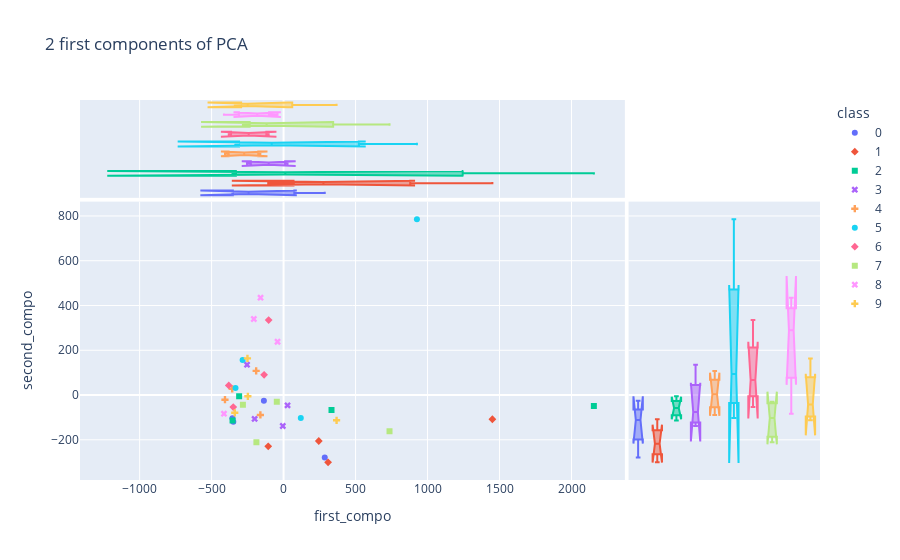

Here is the notebook cell this chart was saved with:
### Code cell
df = pd.DataFrame({
'class':y.astype(str), 'first_compo':proj[:,0].T, 'second_compo':proj[:,1].T, 'third_compo':proj[:,2].T
})

fig = px.scatter(df, x='first_compo', y='second_compo',color="class", symbol='class',
                 marginal_x="box", marginal_y="box",
                    title="2 first components of PCA")
fig.show()

### Figure 1 — Plotly figure (JSON) as saved in the notebook; plotly's stock layout.template omitted (floating-point values rounded to 4 significant figures)
{"data": [{"hovertemplate": "class=0<br>first_compo=%{x}<br>second_compo=%{y}<extra></extra>", "legendgroup": "0", "marker": {"color": "#636efa", "symbol": "circle"}, "mode": "markers", "name": "0", "orientation": "v", "showlegend": true, "type": "scatter", "x": [285.9, -349.4, -355.3, -136.8], "xaxis": "x", "y": [-278.7, -119.1, -103.8, -25.08], "yaxis": "y"}, {"alignmentgroup": "True", "hovertemplate": "class=0<br>first_compo=%{x}<extra></extra>", "legendgroup": "0", "marker": {"color": "#636efa", "symbol": "circle"}, "name": "0", "notched": true, "offsetgroup": "0", "showlegend": false, "type": "box", "x": [285.9, -349.4, -355.3, -136.8], "xaxis": "x3", "yaxis": "y3"}, {"alignmentgroup": "True", "hovertemplate": "class=0<br>second_compo=%{y}<extra></extra>", "legendgroup": "0", "marker": {"color": "#636efa", "symbol": "circle"}, "name": "0", "notched": true, "offsetgroup": "0", "showlegend": false, "type": "box", "xaxis": "x2", "y": [-278.7, -119.1, -103.8, -25.08], "yaxis": "y2"}, {"hovertemplate": "class=1<br>first_compo=%{x}<br>second_compo=%{y}<extra></extra>", "legendgroup": "1", "marker": {"color": "#EF553B", "symbol": "diamond"}, "mode": "markers", "name": "1", "orientation": "v", "showlegend": true, "type": "scatter", "x": [309.1, 244.5, 1450.0, -106.6], "xaxis": "x", "y": [-300.6, -205.2, -108.3, -229.0], "yaxis": "y"}, {"alignmentgroup": "True", "hovertemplate": "class=1<br>first_compo=%{x}<extra></extra>", "legendgroup": "1", "marker": {"color": "#EF553B", "symbol": "diamond"}, "name": "1", "notched": true, "offsetgroup": "1", "showlegend": false, "type": "box", "x": [309.1, 244.5, 1450.0, -106.6], "xaxis": "x3", "yaxis": "y3"}, {"alignmentgroup": "True", "hovertemplate": "class=1<br>second_compo=%{y}<extra></extra>", "legendgroup": "1", "marker": {"color": "#EF553B", "symbol": "diamond"}, "name": "1", "notched": true, "offsetgroup": "1", "showlegend": false, "type": "box", "xaxis": "x2", "y": [-300.6, -205.2, -108.3, -229.0], "yaxis": "y2"}, {"hovertemplate": "class=2<br>first_compo=%{x}<br>second_compo=%{y}<extra></extra>", "legendgroup": "2", "marker": {"color": "#00cc96", "symbol": "square"}, "mode": "markers", "name": "2", "orientation": "v", "showlegend": true, "type": "scatter", "x": [-354.5, 332.9, -308.8, 2155.0], "xaxis": "x", "y": [-113.4, -67.36, -5.055, -48.44], "yaxis": "y"}, {"alignmentgroup": "True", "hovertemplate": "class=2<br>first_compo=%{x}<extra></extra>", "legendgroup": "2", "marker": {"color": "#00cc96", "symbol": "square"}, "name": "2", "notched": true, "offsetgroup": "2", "showlegend": false, "type": "box", "x": [-354.5, 332.9, -308.8, 2155.0], "xaxis": "x3", "yaxis": "y3"}, {"alignmentgroup": "True", "hovertemplate": "class=2<br>second_compo=%{y}<extra></extra>", "legendgroup": "2", "marker": {"color": "#00cc96", "symbol": "square"}, "name": "2", "notched": true, "offsetgroup": "2", "showlegend": false, "type": "box", "xaxis": "x2", "y": [-113.4, -67.36, -5.055, -48.44], "yaxis": "y2"}, {"hovertemplate": "class=3<br>first_compo=%{x}<br>second_compo=%{y}<extra></extra>", "legendgroup": "3", "marker": {"color": "#ab63fa", "symbol": "x"}, "mode": "markers", "name": "3", "orientation": "v", "showlegend": true, "type": "scatter", "x": [27.48, -5.521, -201.2, -254.0], "xaxis": "x", "y": [-45.96, -138.4, -106.7, 135.4], "yaxis": "y"}, {"alignmentgroup": "True", "hovertemplate": "class=3<br>first_compo=%{x}<extra></extra>", "legendgroup": "3", "marker": {"color": "#ab63fa", "symbol": "x"}, "name": "3", "notched": true, "offsetgroup": "3", "showlegend": false, "type": "box", "x": [27.48, -5.521, -201.2, -254.0], "xaxis": "x3", "yaxis": "y3"}, {"alignmentgroup": "True", "hovertemplate": "class=3<br>second_compo=%{y}<extra></extra>", "legendgroup": "3", "marker": {"color": "#ab63fa", "symbol": "x"}, "name": "3", "notched": true, "offsetgroup": "3", "showlegend": false, "type": "box", "xaxis": "x2", "y": [-45.96, -138.4, -106.7, 135.4], "yaxis": "y2"}, {"hovertemplate": "class=4<br>first_compo=%{x}<br>second_compo=%{y}<extra></extra>", "legendgroup": "4", "marker": {"color": "#FFA15A", "symbol": "cross"}, "mode": "markers", "name": "4", "orientation": "v", "showlegend": true, "type": "scatter", "x": [-190.5, -161.3, -407.0, -356.7], "xaxis": "x", "y": [107.9, -88.94, -20.81, 27.74], "yaxis": "y"}, {"alignmentgroup": "True", "hovertemplate": "class=4<br>first_compo=%{x}<extra></extra>", "legendgroup": "4", "marker": {"color": "#FFA15A", "symbol": "cross"}, "name": "4", "notched": true, "offsetgroup": "4", "showlegend": false, "type": "box", "x": [-190.5, -161.3, -407.0, -356.7], "xaxis": "x3", "yaxis": "y3"}, {"alignmentgroup": "True", "hovertemplate": "class=4<br>second_compo=%{y}<extra></extra>", "legendgroup": "4", "marker": {"color": "#FFA15A", "symbol": "cross"}, "name": "4", "notched": true, "offsetgroup": "4", "showlegend": false, "type": "box", "xaxis": "x2", "y": [107.9, -88.94, -20.81, 27.74], "yaxis": "y2"}, {"hovertemplate": "class=5<br>first_compo=%{x}<br>second_compo=%{y}<extra></extra>", "legendgroup": "5", "marker": {"color": "#19d3f3", "symbol": "circle"}, "mode": "markers", "name": "5", "orientation": "v", "showlegend": true, "type": "scatter", "x": [-284.7, -333.9, 119.5, 926.1], "xaxis": "x", "y": [156.9, 31.16, -102.9, 785.1], "yaxis": "y"}, {"alignmentgroup": "True", "hovertemplate": "class=5<br>first_compo=%{x}<extra></extra>", "legendgroup": "5", "marker": {"color": "#19d3f3", "symbol": "circle"}, "name": "5", "notched": true, "offsetgroup": "5", "showlegend": false, "type": "box", "x": [-284.7, -333.9, 119.5, 926.1], "xaxis": "x3", "yaxis": "y3"}, {"alignmentgroup": "True", "hovertemplate": "class=5<br>second_compo=%{y}<extra></extra>", "legendgroup": "5", "marker": {"color": "#19d3f3", "symbol": "circle"}, "name": "5", "notched": true, "offsetgroup": "5", "showlegend": false, "type": "box", "xaxis": "x2", "y": [156.9, 31.16, -102.9, 785.1], "yaxis": "y2"}, {"hovertemplate": "class=6<br>first_compo=%{x}<br>second_compo=%{y}<extra></extra>", "legendgroup": "6", "marker": {"color": "#FF6692", "symbol": "diamond"}, "mode": "markers", "name": "6", "orientation": "v", "showlegend": true, "type": "scatter", "x": [-349.6, -380.8, -103.7, -135.4], "xaxis": "x", "y": [-53.71, 43.14, 335.1, 90.11], "yaxis": "y"}, {"alignmentgroup": "True", "hovertemplate": "class=6<br>first_compo=%{x}<extra></extra>", "legendgroup": "6", "marker": {"color": "#FF6692", "symbol": "diamond"}, "name": "6", "notched": true, "offsetgroup": "6", "showlegend": false, "type": "box", "x": [-349.6, -380.8, -103.7, -135.4], "xaxis": "x3", "yaxis": "y3"}, {"alignmentgroup": "True", "hovertemplate": "class=6<br>second_compo=%{y}<extra></extra>", "legendgroup": "6", "marker": {"color": "#FF6692", "symbol": "diamond"}, "name": "6", "notched": true, "offsetgroup": "6", "showlegend": false, "type": "box", "xaxis": "x2", "y": [-53.71, 43.14, 335.1, 90.11], "yaxis": "y2"}, {"hovertemplate": "class=7<br>first_compo=%{x}<br>second_compo=%{y}<extra></extra>", "legendgroup": "7", "marker": {"color": "#B6E880", "symbol": "square"}, "mode": "markers", "name": "7", "orientation": "v", "showlegend": true, "type": "scatter", "x": [-188.7, -47.13, 735.8, -282.5], "xaxis": "x", "y": [-210.8, -30.43, -162.1, -43.14], "yaxis": "y"}, {"alignmentgroup": "True", "hovertemplate": "class=7<br>first_compo=%{x}<extra></extra>", "legendgroup": "7", "marker": {"color": "#B6E880", "symbol": "square"}, "name": "7", "notched": true, "offsetgroup": "7", "showlegend": false, "type": "box", "x": [-188.7, -47.13, 735.8, -282.5], "xaxis": "x3", "yaxis": "y3"}, {"alignmentgroup": "True", "hovertemplate": "class=7<br>second_compo=%{y}<extra></extra>", "legendgroup": "7", "marker": {"color": "#B6E880", "symbol": "square"}, "name": "7", "notched": true, "offsetgroup": "7", "showlegend": false, "type": "box", "xaxis": "x2", "y": [-210.8, -30.43, -162.1, -43.14], "yaxis": "y2"}, {"hovertemplate": "class=8<br>first_compo=%{x}<br>second_compo=%{y}<extra></extra>", "legendgroup": "8", "marker": {"color": "#FF97FF", "symbol": "x"}, "mode": "markers", "name": "8", "orientation": "v", "showlegend": true, "type": "scatter", "x": [-42.09, -414.2, -206.7, -160.1], "xaxis": "x", "y": [238.1, -83.41, 339.6, 434.9], "yaxis": "y"}, {"alignmentgroup": "True", "hovertemplate": "class=8<br>first_compo=%{x}<extra></extra>", "legendgroup": "8", "marker": {"color": "#FF97FF", "symbol": "x"}, "name": "8", "notched": true, "offsetgroup": "8", "showlegend": false, "type": "box", "x": [-42.09, -414.2, -206.7, -160.1], "xaxis": "x3", "yaxis": "y3"}, {"alignmentgroup": "True", "hovertemplate": "class=8<br>second_compo=%{y}<extra></extra>", "legendgroup": "8", "marker": {"color": "#FF97FF", "symbol": "x"}, "name": "8", "notched": true, "offsetgroup": "8", "showlegend": false, "type": "box", "xaxis": "x2", "y": [238.1, -83.41, 339.6, 434.9], "yaxis": "y2"}, {"hovertemplate": "class=9<br>first_compo=%{x}<br>second_compo=%{y}<extra></extra>", "legendgroup": "9", "marker": {"color": "#FECB52", "symbol": "cross"}, "mode": "markers", "name": "9", "orientation": "v", "showlegend": true, "type": "scatter", "x": [-248.1, 368.1, -338.9, -251.0], "xaxis": "x", "y": [-5.566, -112.9, -79.23, 163.6], "yaxis": "y"}, {"alignmentgroup": "True", "hovertemplate": "class=9<br>first_compo=%{x}<extra></extra>", "legendgroup": "9", "marker": {"color": "#FECB52", "symbol": "cross"}, "name": "9", "notched": true, "offsetgroup": "9", "showlegend": false, "type": "box", "x": [-248.1, 368.1, -338.9, -251.0], "xaxis": "x3", "yaxis": "y3"}, {"alignmentgroup": "True", "hovertemplate": "class=9<br>second_compo=%{y}<extra></extra>", "legendgroup": "9", "marker": {"color": "#FECB52", "symbol": "cross"}, "name": "9", "notched": true, "offsetgroup": "9", "showlegend": false, "type": "box", "xaxis": "x2", "y": [-5.566, -112.9, -79.23, 163.6], "yaxis": "y2"}], "layout": {"legend": {"title": {"text": "class"}, "tracegroupgap": 0}, "title": {"text": "2 first components of PCA"}, "xaxis": {"anchor": "y", "domain": [0, 0.7363], "title": {"text": "first_compo"}}, "xaxis2": {"anchor": "y2", "domain": [0.7413, 1], "matches": "x2", "showgrid": false, "showline": false, "showticklabels": false, "ticks": ""}, "xaxis3": {"anchor": "y3", "domain": [0, 0.7363], "matches": "x", "showgrid": true, "showticklabels": false}, "xaxis4": {"anchor": "y4", "domain": [0.7413, 1], "matches": "x2", "showgrid": false, "showline": false, "showticklabels": false, "ticks": ""}, "yaxis": {"anchor": "x", "domain": [0, 0.7326], "title": {"text": "second_compo"}}, "yaxis2": {"anchor": "x2", "domain": [0, 0.7326], "matches": "y", "showgrid": true, "showticklabels": false}, "yaxis3": {"anchor": "x3", "domain": [0.7426, 1], "matches": "y3", "showgrid": false, "showline": false, "showticklabels": false, "ticks": ""}, "yaxis4": {"anchor": "x4", "domain": [0.7426, 1], "matches": "y3", "showgrid": true, "showline": false, "showticklabels": false, "ticks": ""}}}
